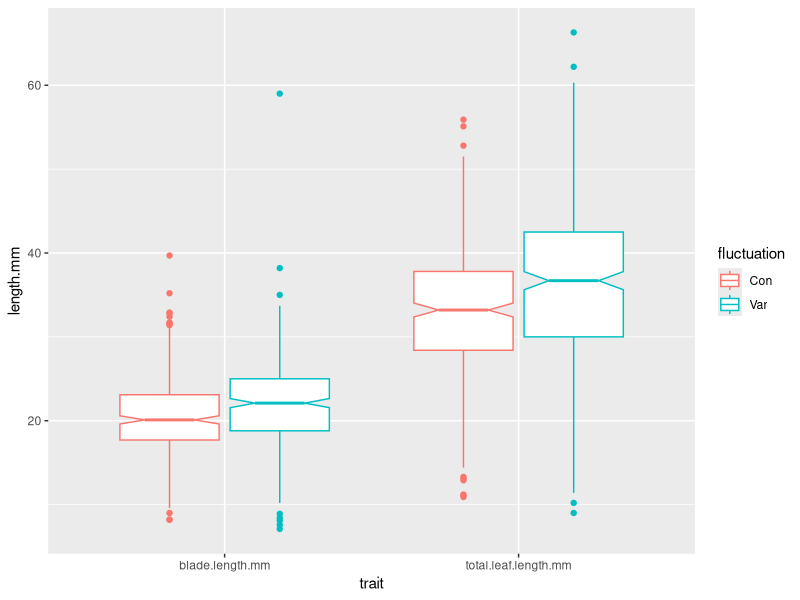
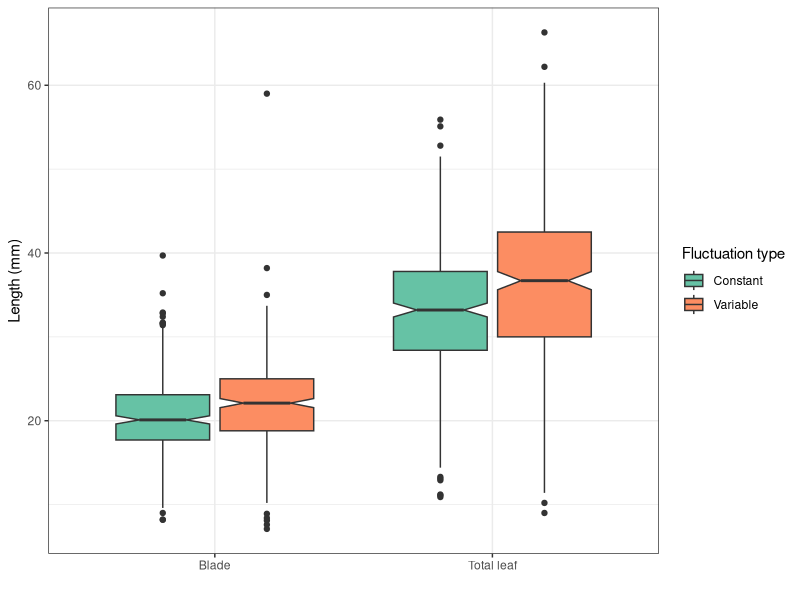
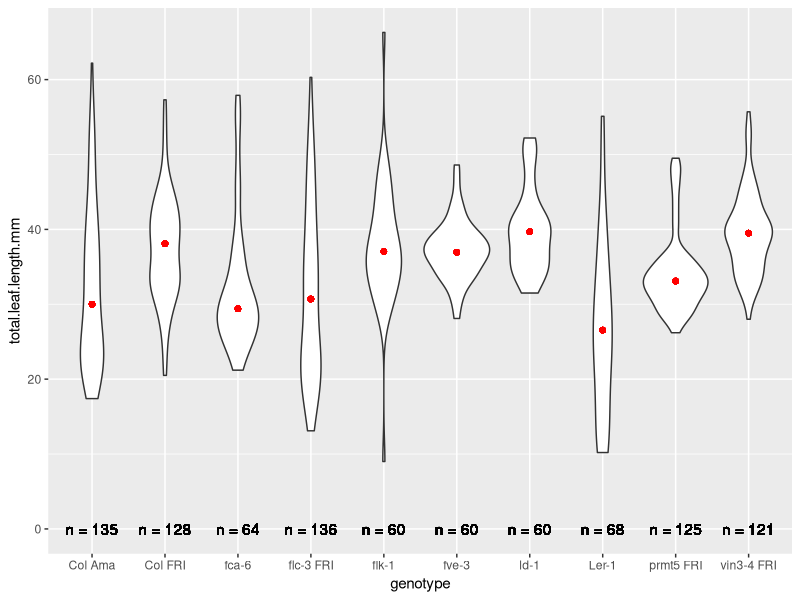
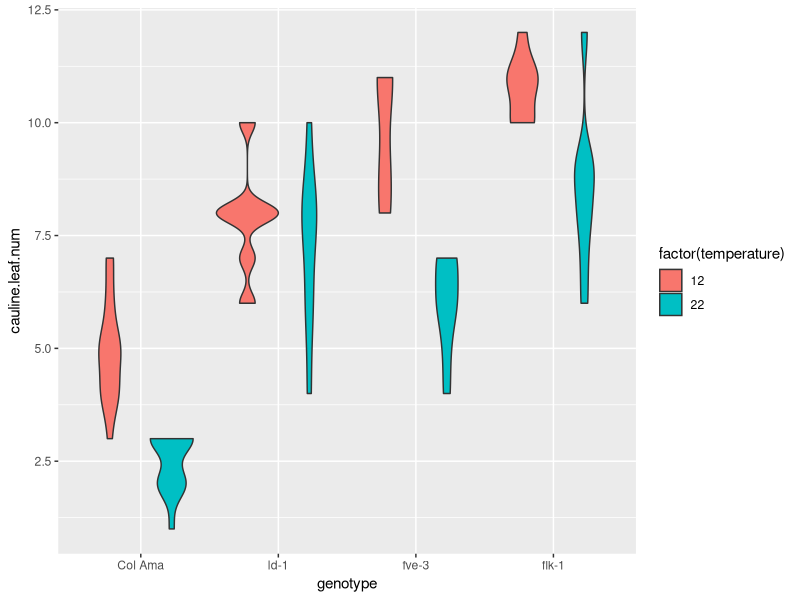
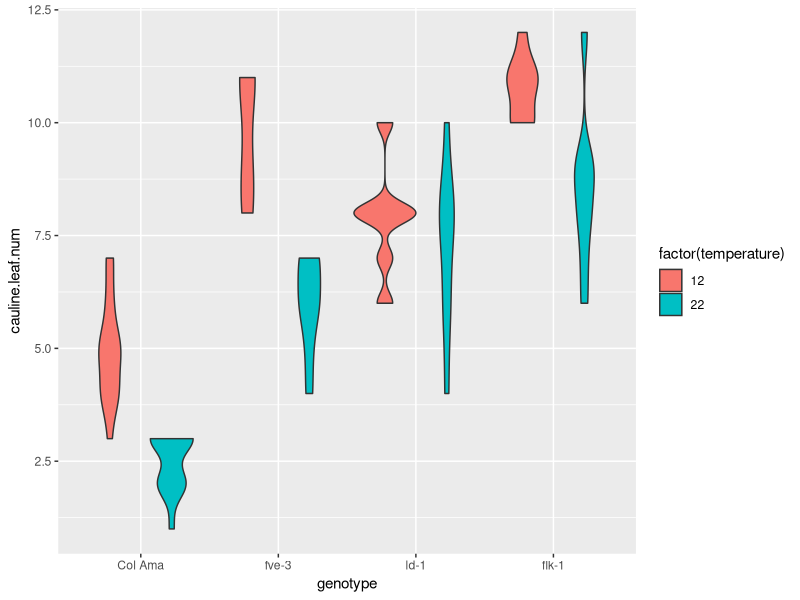

R code for these plots, in order:
## ---- chunk 1
knitr::opts_chunk$set(echo = TRUE)
## ---- chunk 2

library(tidyverse)

expt1 <- read_tsv("../data/burghardt_et_al_2015_expt1.txt")
## ---- chunk 3

gather(expt1, "trait", "length.mm", blade.length.mm, total.leaf.length.mm) %>% 
  ggplot(aes(x=trait, y=length.mm, color=fluctuation)) +
  geom_boxplot(notch=TRUE)

## ---- chunk 4

gather(expt1, "trait", "length.mm", blade.length.mm, total.leaf.length.mm) %>% 
  ggplot(aes(x=trait, y=length.mm, fill=fluctuation)) +
  geom_boxplot(notch = TRUE) +
  scale_fill_brewer(palette = "Set2", labels = c("Con"="Constant", "Var"="Variable"), 
                    name="Fluctuation type") +
  theme_bw() +
  scale_x_discrete(name="",labels=c("blade.length.mm"="Blade","total.leaf.length.mm"="Total leaf")) +
  ylab("Length (mm)")

## ---- chunk 5

group_by(expt1, genotype, day.length) %>% 
  summarise(mediane.blade.length.mm=median(blade.length.mm, na.rm = TRUE),
            ecart.type.blade.length.mm=sd(blade.length.mm, na.rm = TRUE),
            mediane.total.leaf.length.mm=median(total.leaf.length.mm, na.rm = TRUE),
            ecart.type.total.leaf.length.mm=sd(total.leaf.length.mm, na.rm = TRUE),
            n.obs=n())
  
  

## ---- chunk 6

group_by(expt1, genotype, vernalization) %>% 
  summarise(average.blade.ratio=mean(blade.length.mm/total.leaf.length.mm, na.rm = TRUE),
            n.obs=n()) %>% 
  mutate(n.obs=paste("n=",n.obs))
  
  

## ---- chunk 7

group_by(expt1, genotype) %>% 
  summarise( mediane.total.leaf.length.mm=median(total.leaf.length.mm, na.rm = TRUE),
            n.obs=n()) %>% 
  mutate(n.obs=paste("n =",n.obs)) %>% 
  full_join(expt1, by="genotype") %>%
  ggplot(aes(x=genotype, y=total.leaf.length.mm)) +
  geom_violin() +
  geom_point(aes(x=genotype, y=mediane.total.leaf.length.mm), col="red") +
  geom_text(aes(label=n.obs, x=genotype, y=0))
  
  
  

## ---- chunk 8

# Ordonnez les génotypes dans l'ordre suivant: "Col Ama", "ld-1", "fve-3", "flk-1"

  filter(expt1, background=="Col" & fluctuation=="Con" & day.length==16) %>% 
  mutate(genotype = factor(genotype, levels = c("Col Ama", "ld-1", "fve-3", "flk-1"))) %>% 
  ggplot(aes(x=genotype, y=cauline.leaf.num, fill=factor(temperature))) +
  geom_violin()


# Ordonnez les génotypes dans l'ordre de la valeur de `cauline.leaf.num`

  filter(expt1, background=="Col" & fluctuation=="Con" & day.length==16) %>% 
  mutate(genotype = fct_reorder(genotype, cauline.leaf.num)) %>% 
  ggplot(aes(x=genotype, y=cauline.leaf.num, fill=factor(temperature))) +
  geom_violin()

